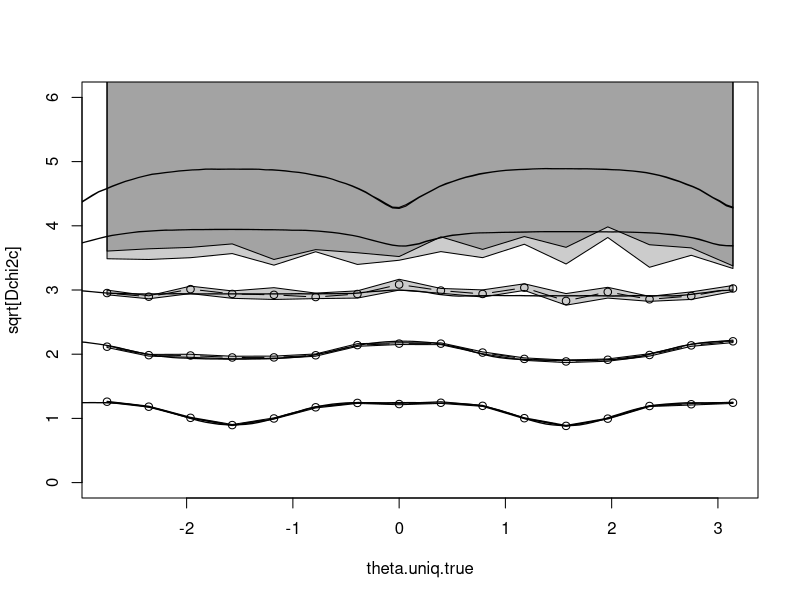
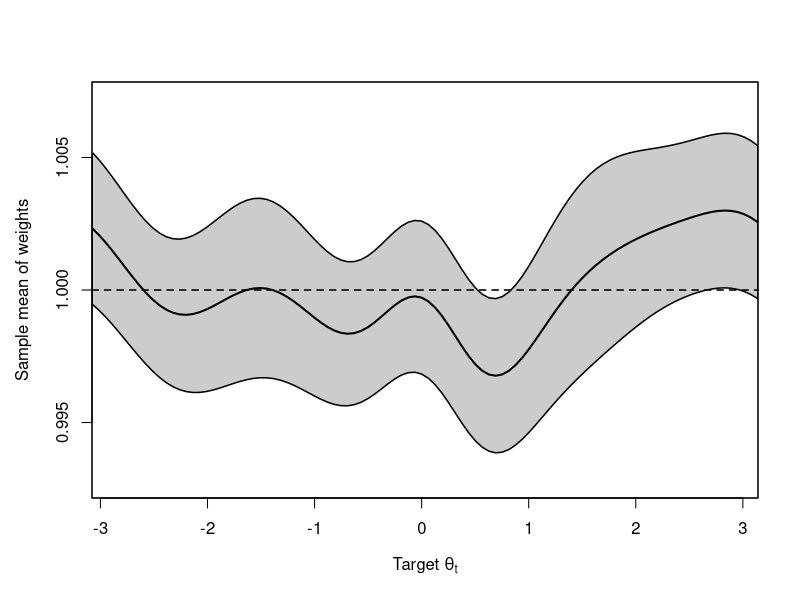
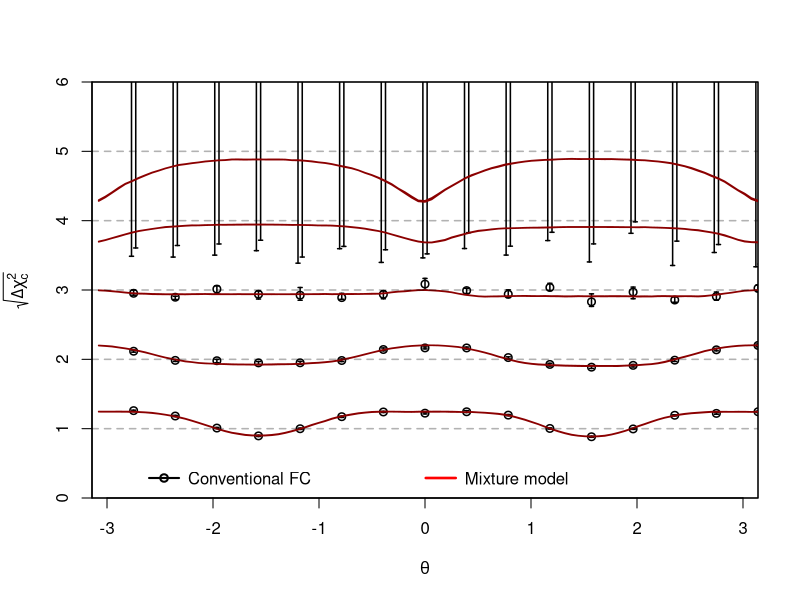
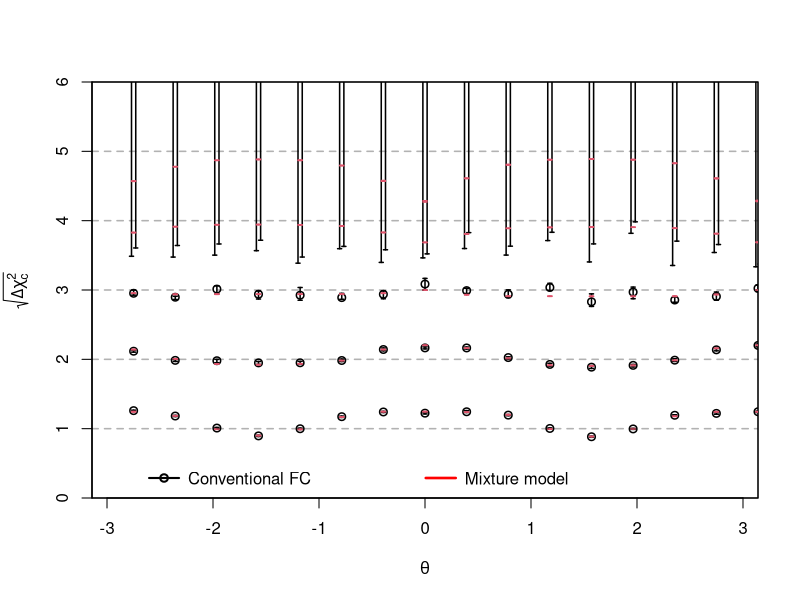
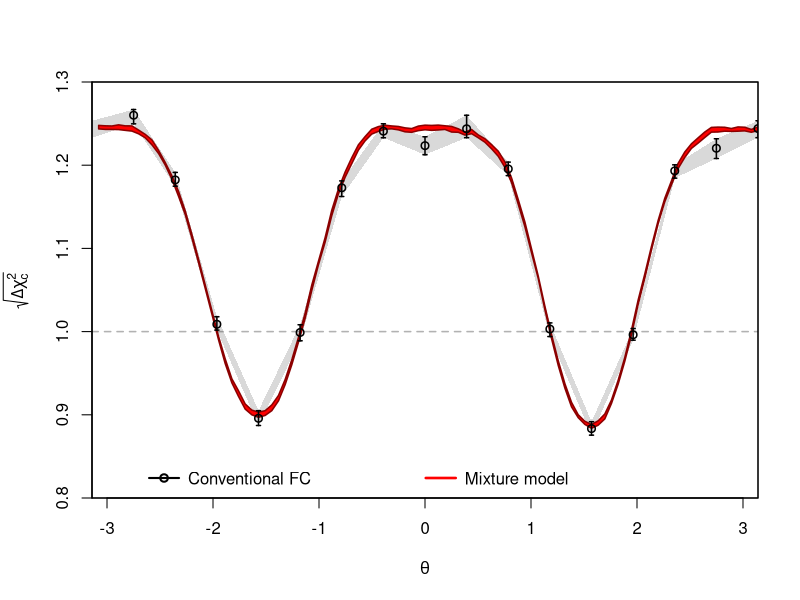
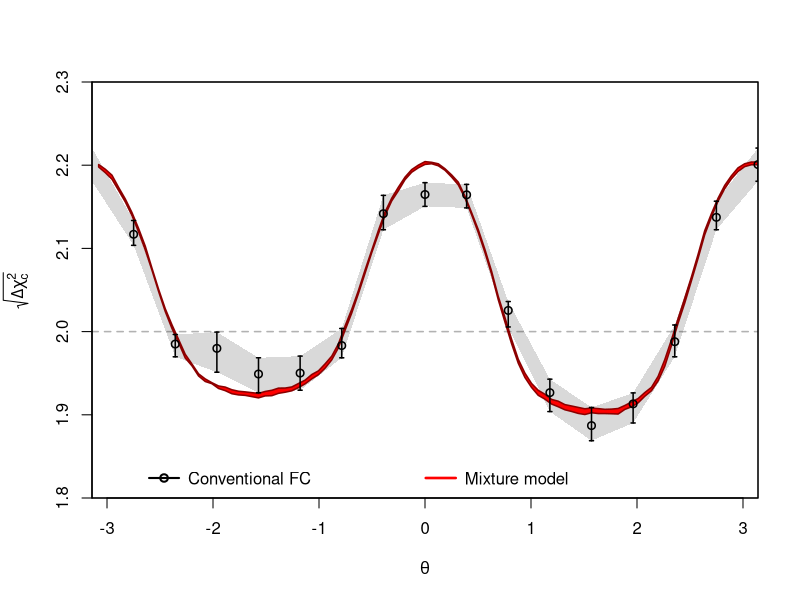
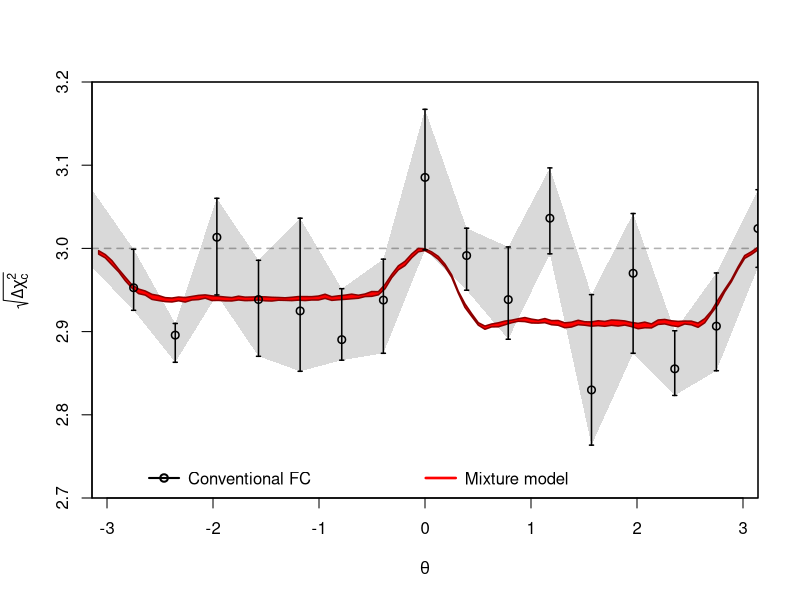
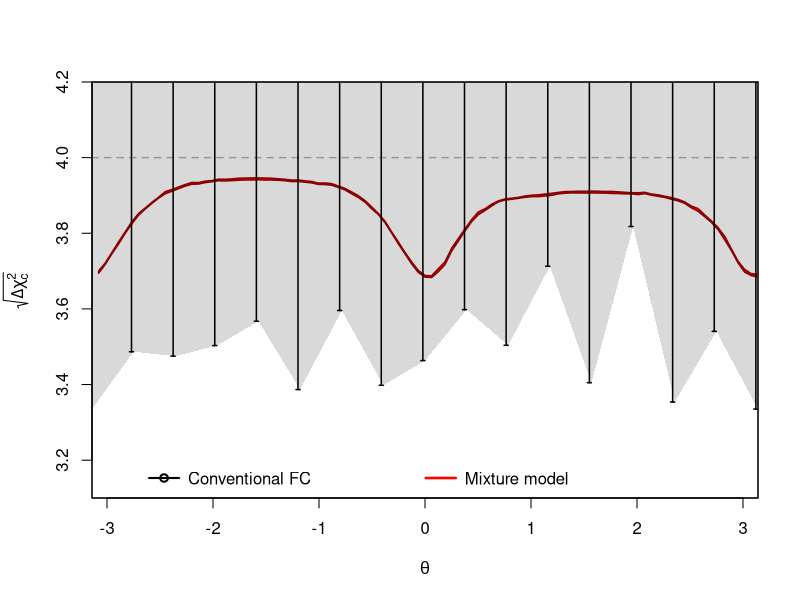

R code for these plots, in order:
set.seed(1387517)

Ntrue = 16
theta.uniq.true = seq(-pi,pi,length=Ntrue+1)[-1]

Ntoys.per.true = 10000
Ntoys = Ntrue*Ntoys.per.true
theta.true = array(theta.uniq.true, Ntoys) # [Ntoys] but can reshape to [Ntrue,Ntoys.per.true]

# needs adjustment
epsilon.plot = 0.3

setwd(sprintf("20220528-mixturepaper-expfamily_rsrc/20230311-01-T2K-%dtrue-%dtoys", Ntrue, Ntoys.per.true))

get.lambda = function(theta) {
  B = 10
  Ntheta = length(theta)
  b = rep(seq(B), Ntheta)
  theta = rep(theta, each=B)
  A = 40.
  J = -1/4
  f = 1.
  epsilon = (b - (B+1)/2.) / B
  P = 0.25 * (1. - epsilon*epsilon)
  return(array(A * P * (1 + J * sin(theta + f*epsilon)), c(B,Ntheta)))
}

# observations
Nnu = length(get.lambda(0.))

lambda.true = get.lambda(theta.true)
nu.toy = array(rpois(Nnu*Ntoys, lambda.true), c(Nnu,Ntoys))

# now compute the chi2 at each POI value
Nfit = 100
theta.fit = seq(-pi,pi,length=Nfit+1)[-1]
lambda.fit = array(get.lambda(theta.fit), c(Nnu,Nfit))

get.chi2.pertoy = function(nu.toy, lambda.toy) {
  # @param  nu.toy [Nnu,Ntoys]
  # @param  lambda.toy [Nnu,Ntoys]
  # @return [Ntoys]
  
  nobs = nu.toy
  npred = lambda.toy
  
  nll = colSums((npred - nobs) - ifelse(nobs > 0., nobs*(log(npred) - log(nobs)), 0.))
  2.*nll
}

get.chi2 = function(nu.toy, lambda.fit) {
  # @param  nu.toy [Nnu,Ntoys]
  # @param  lambda.fit [Nnu,Nfit]
  # @return [Nfit,Ntoys]
  
  t(apply(lambda.fit, 2, function(lambda.one.fit) {
    # dpois(nu.toy, lambda.one.fit %o% rep(1., Ntoys), log=TRUE)
    nobs = nu.toy
    npred = lambda.one.fit %o% rep(1., dim(nu.toy)[2])
    get.chi2.pertoy(nobs, npred)
  }))
}

chi2.fit.toy = get.chi2(nu.toy, lambda.fit) # [Nfit, Ntoys]
# sum(is.na(chi2.fit.toy))

theta.toy = apply(chi2.fit.toy, 2, function(chi2.fit.onetoy) {
  theta.fit[which.min(chi2.fit.onetoy)]
}) # [Ntoys]
chi2.toy.min = apply(chi2.fit.toy, 2, function(chi2.fit.onetoy) {
  min(chi2.fit.onetoy)
}) # [Ntoys]

chi2.toy.true = get.chi2.pertoy(nu.toy, lambda.true) # [Ntoy]
Dchi2.toy.true = chi2.toy.true - chi2.toy.min # [Ntoys]

# now reformat
# sanity check:
assertthat::are_equal(array(theta.true,c(Ntrue,Ntoys.per.true))[,1], theta.uniq.true)
# then
Dchi2.toy.true = array(Dchi2.toy.true,c(Ntrue,Ntoys.per.true))




# critical values and binomial CI for conventional FC

Nprob = 5
qprobs = pchisq((1:Nprob)^2,1)

qprobs.ci = sapply(qprobs, function(p) { binom.test(round(p*Ntoys.per.true), Ntoys.per.true, conf.leve=0.683)$conf.int }) # [Nci,Nprobs]

Dchi2c.max = 100.
Dchi2c = apply(Dchi2.toy.true, 1, function(Dchi2.per.true) {
  quantile(c(Dchi2.per.true,Dchi2c.max), qprobs)
}) # [Nprob,Ntrue]
Dchi2c.ci = apply(Dchi2.toy.true, 1, function(Dchi2.per.true) {
  quantile(c(Dchi2.per.true,Dchi2c.max), qprobs.ci)
}) # [Nci*Nprob,Ntrue]
Dchi2c.ci = array(Dchi2c.ci, c(2,Nprob,Ntrue))





# mixture FC

lambda.uniq.true = get.lambda(theta.uniq.true)

# sampling probability from each true value
chi2smpl.toy.mixt.alltrue = get.chi2(nu.toy, lambda.uniq.true) # [Ntrue,Ntoys]
chi2smpl.toy.mixt = apply(chi2smpl.toy.mixt.alltrue, 2, function(chi2.fit.onetoy) {
  -2.*log(mean(exp(-0.5*chi2.fit.onetoy)))
}) # [Ntoys]

# shorthands
chi2smpl.fit.toy = chi2.fit.toy
Dchi2.fit.toy = chi2.fit.toy - rep(1,Nfit) %o% chi2.toy.min

# weights
weight.mixt = exp(-0.5*t(t(chi2smpl.fit.toy) - chi2smpl.toy.mixt)) # [Nfit,Ntoys]

# critical values
Dchi2c.mixt.v3 = sapply(1:Nfit, function(ifit.trgt) {
  ord = order(Dchi2.fit.toy[ifit.trgt,], decreasing=TRUE)
  y.srt = Dchi2.fit.toy[ifit.trgt,][ord]
  w.srt = weight.mixt[ifit.trgt,][ord]
  c.srt = cumsum(w.srt) / length(ord)
  # plot(c.srt, type='l', log='y', ylim=c(1e-6,1))
  # plot(c.srt, y.srt, type='l', log='x', xlim=c(1e-6,1), ylim=c(0.,25.))
  
  approx(c.srt, y.srt, 1.-qprobs)$y
}) # [Nprob,Nfit.trgt]

Dchi2c.mixt = Dchi2c.mixt.v3


# bootstrap error estimate
Nboot = 10
Dchi2c.mixt.boot = sapply(1:Nboot, function(iboot) {
  itoy.boot = sample(1:Ntoys, Ntoys, replace=TRUE)
  sapply(1:Nfit, function(ifit.trgt) {
    ord = order(Dchi2.fit.toy[ifit.trgt,itoy.boot], decreasing=TRUE)
    y.srt = Dchi2.fit.toy[ifit.trgt,itoy.boot][ord]
    w.srt = weight.mixt[ifit.trgt,itoy.boot][ord]
    c.srt = cumsum(w.srt) / length(ord)
    # plot(c.srt, type='l', log='y', ylim=c(1e-6,1))
    # plot(c.srt, y.srt, type='l', log='x', xlim=c(1e-6,1), ylim=c(0.,25.))

    approx(c.srt, y.srt, 1.-qprobs)$y
  }) # [Nprob,Nfit.trgt]
}) # [Nprob*Nfit.trgt,Nboot]
# 70 sec
Dchi2c.mixt.boot = array(Dchi2c.mixt.boot, c(Nprob,Nfit,Nboot))

Dchi2c.mixt.boot.mean = apply(Dchi2c.mixt.boot, c(1,2), mean) # [Nprob,Nfit]
Dchi2c.mixt.boot.sd   = apply(Dchi2c.mixt.boot, c(1,2), sd  )

Dchi2c.mixt.ci = rbind(
  Dchi2c.mixt.boot.mean + Dchi2c.mixt.boot.sd,
  Dchi2c.mixt.boot.mean - Dchi2c.mixt.boot.sd
)
Dchi2c.mixt.ci = array(Dchi2c.mixt.ci, c(Nprob,2,Nfit))
Dchi2c.mixt.ci = aperm(Dchi2c.mixt.ci, c(2,1,3)) # [Nci,Nprob,Nfit]



##############
# Make plots #
##############

customPDF = function(file) {
  pdf(file=file, 5, 5, family="serif")
  par(lwd=1.5, mar=c(5.1, 4.1+0.5, 4.1, 2.1))
}

weight.mixt.mean = apply(weight.mixt,1,mean)
weight.mixt.sd   = apply(weight.mixt,1,sd)
weight.mixt.mean.se = weight.mixt.sd / sqrt(apply(weight.mixt,1,length))

# sanity check (should be about 1)
customPDF("sum-of-weights.pdf")
plot(theta.fit, weight.mixt.mean, ylim=1 + 2.*c(-1,1)*max(weight.mixt.mean.se), type='l', lwd=2, xaxs='i', xlab=expression("Target "*theta[t]), ylab='Sample mean of weights')
polygon(c(theta.fit,rev(theta.fit)), c(
  weight.mixt.mean + weight.mixt.mean.se,
  rev(
    weight.mixt.mean - weight.mixt.mean.se
  )
),col=rgb(0,0,0,0.2))
abline(h=1, lty=2)
dev.off()


# comparison with binomial CI as bands
plot(theta.uniq.true, theta.uniq.true, 'n', ylim=c(0.,6.), ylab='sqrt[Dchi2c]')
for (iprob in 1:Nprob) {
  polygon(c(theta.uniq.true,rev(theta.uniq.true)), c(sqrt(Dchi2c.ci[1,iprob,]),rev(sqrt(Dchi2c.ci[2,iprob,]))), col=rgb(0,0,0,0.2))
  lines(theta.uniq.true, sqrt(Dchi2c[iprob,]), type='b')
}
for (iprob in 1:Nprob) {
  polygon(c(theta.fit,rev(theta.fit)), c(sqrt(Dchi2c.mixt.ci[1,iprob,]),rev(sqrt(Dchi2c.mixt.ci[2,iprob,]))), col=rgb(1,0,0,0.2))
  # lines(theta.fit, sqrt(Dchi2c.mixt[iprob,]), type='b', col=2, pch=4)
}




# error bands (mixture) vs. error bars (conventional)
ifit.match.true = sapply(theta.uniq.true, function(t) { which.min(abs(theta.fit - t)) })
for (interpolateMixt in c(TRUE, FALSE)) {
  customPDF(sprintf("critical-bands%s.pdf", ifelse(interpolateMixt, "", "-nointerp")))
  plot(theta.uniq.true, theta.uniq.true, 'n', ylim=c(0.,6.), ylab=expression(sqrt(Delta*chi[c]^2)), xlab=expression(theta), xlim=c(-pi,pi), xaxs='i', yaxs='i')
  for (iprob in 1:Nprob) {
    # polygon(c(theta.uniq.true,rev(theta.uniq.true)), c(sqrt(Dchi2c.ci[1,iprob,]),rev(sqrt(Dchi2c.ci[2,iprob,]))), col=rgb(0,0,0,0.2))
    xoffset = 0
    if (iprob == 4) { xoffset = -0.02; }
    if (iprob == 5) { xoffset = +0.02; }
    arrows(
      x0=theta.uniq.true+xoffset,
      y0=sqrt(Dchi2c.ci[1,iprob,]),
      x1=theta.uniq.true+xoffset,
      y1=sqrt(Dchi2c.ci[2,iprob,]),
      length=0.02,
      code=3,
      angle=90
    )
    points(theta.uniq.true+xoffset, sqrt(Dchi2c[iprob,]))
  }
  for (iprob in 1:Nprob) {
    if (interpolateMixt) {
      polygon(c(theta.fit,rev(theta.fit)), c(sqrt(Dchi2c.mixt.ci[1,iprob,]),rev(sqrt(Dchi2c.mixt.ci[2,iprob,]))), col=rgb(1,0,0), border='darkred')
      # lines(theta.fit, sqrt(Dchi2c.mixt[iprob,]), type='b', col=2, pch=4)
    }
    else {
      arrows(
        x0=theta.uniq.true,
        y0=sqrt(Dchi2c.mixt.ci[1,iprob,ifit.match.true]),
        x1=theta.uniq.true,
        y1=sqrt(Dchi2c.mixt.ci[2,iprob,ifit.match.true]),
        length=0.02,
        code=3,
        angle=90,
        col=2,
        lwd=1.5
      )
    }
  }
  abline(h=sqrt(qchisq(qprobs,1)), lty=2, col=rgb(0,0,0,0.3))
  # legend('bottomleft', c('Conventional FC', 'Mixture model', 'Wilks'), lty=c(1,1,2), col=c("black","red",rgb(0,0,0,0.3)),pch=c(1,NA,NA), lwd=c(1,1.5,1), bty='n', inset=0.03, ncol=3)
  legend('bottom', c('Conventional FC', 'Mixture model'), lty=c(1,1), col=c("black","red"),pch=c(1,NA,NA), lwd=c(2,2.5), bty='n', ncol=2, x.intersp=0.6, text.width=2.2)
  dev.off()
}

# error bands (mixture) vs. error bars (conventional)
plot.crit.ylim.min = c(0.8, 1.8, 2.7, 3.1, 4.2)
plot.crit.ylim.max = c(1.3, 2.3, 3.2, 4.2, 5.2)
for (interpolateMixt in c(TRUE,FALSE)) {
  for (isig in seq(length(plot.crit.ylim.min))) {
    # zoom of 1 sigma critical values
    customPDF(sprintf("critical-bands%s-%dsig.pdf", ifelse(interpolateMixt, "", "-nointerp"), isig))
    plot(theta.uniq.true, theta.uniq.true, 'n', ylim=c(plot.crit.ylim.min[isig],plot.crit.ylim.max[isig]), ylab=expression(sqrt(Delta*chi[c]^2)), xlab=expression(theta), xlim=c(-pi,pi), xaxs='i', yaxs='i')
    abline(h=sqrt(qchisq(qprobs,1)), lty=2, col=rgb(0,0,0,0.3))
    for (iprob in isig) {
      polygon(
        c(
          c(theta.uniq.true-2*pi, theta.uniq.true),
          rev(c(theta.uniq.true-2*pi, theta.uniq.true))
        ),
        c(
          sqrt(rep(Dchi2c.ci[1,iprob,],2)),
          rev(sqrt(rep(Dchi2c.ci[2,iprob,],2)))
        ), col=rgb(0,0,0,0.15), border=FALSE)
   }
    for (iprob in isig) {
      if (interpolateMixt) {
        polygon(c(theta.fit,rev(theta.fit)), c(sqrt(Dchi2c.mixt.ci[1,iprob,]),rev(sqrt(Dchi2c.mixt.ci[2,iprob,]))), col=rgb(1,0,0), border='darkred')
        # lines(theta.fit, sqrt(Dchi2c.mixt[iprob,]), type='b', col=2, pch=4)
      }
      else {
        arrows(
          x0=theta.uniq.true,
          y0=sqrt(Dchi2c.mixt.ci[1,iprob,ifit.match.true]),
          x1=theta.uniq.true,
          y1=sqrt(Dchi2c.mixt.ci[2,iprob,ifit.match.true]),
          length=0.02,
          code=3,
          angle=90,
          col=2,
          lwd=1.5
        )
      }
    }
    for (iprob in isig) {
      # polygon(c(theta.uniq.true,rev(theta.uniq.true)), c(sqrt(Dchi2c.ci[1,iprob,]),rev(sqrt(Dchi2c.ci[2,iprob,]))), col=rgb(0,0,0,0.2))
      xoffset = 0
      if (iprob == 4) { xoffset = -0.02; }
      if (iprob == 5) { xoffset = +0.02; }
      arrows(
        x0=theta.uniq.true+xoffset,
        y0=sqrt(Dchi2c.ci[1,iprob,]),
        x1=theta.uniq.true+xoffset,
        y1=sqrt(Dchi2c.ci[2,iprob,]),
        length=0.02,
        code=3,
        angle=90
      )
      points(theta.uniq.true+xoffset, sqrt(Dchi2c[iprob,]))
    }
    # legend('bottomleft', c('Conventional FC', 'Mixture model', 'Wilks'), lty=c(1,1,2), col=c("black","red",rgb(0,0,0,0.3)),pch=c(1,NA,NA), lwd=c(1,1.5,1), bty='n', inset=0.03, ncol=3)
    legend('bottom', c('Conventional FC', 'Mixture model'), lty=c(1,1), col=c("black","red"),pch=c(1,NA,NA), lwd=c(2,2.5), bty='n', ncol=2, x.intersp=0.6, text.width=2.2)
    dev.off()
  }
}


# toy distribution
require(plotrix) # for weighted histogram
# require(Hmisc) # for binconf
# require(DescTools) # for BinomCI
# require(fastR2) # for wilson.ci

Dchi2.hist.bins = seq(0.,32.,len=100)
Dchi2.hist.bins.centers = (Dchi2.hist.bins[-1]+Dchi2.hist.bins[-length(Dchi2.hist.bins)])/2.

# the following two are -pi/2
itrue = 4
ifit.trgt = 25
theta.uniq.true[itrue]
theta.fit[ifit.trgt]
C.plot = 1.

Dchi2.hist.std = weighted.hist(
  pmax(pmin(c(Dchi2.toy.true[itrue,]),max(Dchi2.hist.bins)), 0.),
  breaks=Dchi2.hist.bins,
  plot=FALSE
)$counts
Dchi2.hist.std.nonneg = ifelse(Dchi2.hist.std > 0, Dchi2.hist.std, 1e-11)

Dchi2.hist.mixt.unweighted = weighted.hist(
  pmax(pmin(c(Dchi2.fit.toy[ifit.trgt,]),max(Dchi2.hist.bins)), 0.),
  breaks=Dchi2.hist.bins,
  plot=FALSE
)$counts
Dchi2.hist.mixt.unweighted.nonneg = ifelse(Dchi2.hist.mixt.unweighted > 0, Dchi2.hist.mixt.unweighted, 1e-11)

Dchi2.hist.mixt = weighted.hist(
  pmax(pmin(c(Dchi2.fit.toy[ifit.trgt,]),max(Dchi2.hist.bins)), 0.),
  weight.mixt[ifit.trgt,],
  breaks=Dchi2.hist.bins,
  plot=FALSE
)$counts/Ntrue
Dchi2.hist.mixt.w2 = weighted.hist(
  pmax(pmin(c(Dchi2.fit.toy[ifit.trgt,]),max(Dchi2.hist.bins)), 0.),
  weight.mixt[ifit.trgt,]^2,
  breaks=Dchi2.hist.bins,
  plot=FALSE
)$counts/Ntrue^2
Dchi2.hist.mixt.nonneg    = ifelse(Dchi2.hist.mixt > 0, Dchi2.hist.mixt, 1e-11)
Dchi2.hist.mixt.w2.nonneg = ifelse(Dchi2.hist.mixt > 0, Dchi2.hist.mixt.w2, 1e-11)
Dchi2.hist.mixt.se = sqrt(Dchi2.hist.mixt.w2.nonneg)

histWithoutErrorBars = function(bins, n, col=1, lty=1) {
  # bins will have one more entry than n
  lines(bins, c(n,1e-11), type='s', col=col, lty=lty)
}
histWithBinomErrorBars = function(binCenters, n, col=1, showZeros=FALSE) {
  # ci = binconf(n, sum(n), alpha=1-pchisq(1^2,1), "wilson")
  # ci = BinomCI(n, sum(n), conf.level = pchisq(1^2,1), method = "wilson")
  ci = sapply(n, function(x) { binom.test(x, sum(n), pchisq(1^2,1))$conf.int*sum(n) }) # clopper-pearson
  arrows(
    x0=binCenters[showZeros | n>0],
    y0=pmax(ci[1,],1e-11)[showZeros | n>0],
    x1=binCenters[showZeros | n>0],
    y1=ci[2,][showZeros | n>0],
    length=0.,
    code=3,
    angle=90,
    col=col
  )
  hollowCircle = 1
  solidCircle = 20
  points(binCenters, n, col=col, pch=solidCircle)
}
histWithErrorBands = function(bins, w, w2, col=1, border=1) {
  # bins will have one more entry than w and w2
  se = sqrt(w2)
  polygon(
    c(rep(bins,each=2)[-1],rev(rep(bins,each=2)[-1])),
    c(rep(w+se,each=2),1e-11,1e-11,rev(rep(w-se,each=2))),
    col=col,
    border=border
  )
}

# plot
for (withMixture in c(FALSE, TRUE)) {
  customPDF(sprintf("toys-std%d-mixture%d%s.pdf", itrue, ifit.trgt, ifelse(withMixture, "", "-nomix")))
  plot( Dchi2.hist.bins, pmax(Dchi2.hist.bins,1e-11), type='n', col=2, xaxs='i', log='y', ylim=range(subset(data.frame(v=c(Dchi2.hist.mixt,Dchi2.hist.std,Dchi2.hist.mixt.unweighted)), v>0)$v), ylab='Number of pseudo-experiments', xlab=expression(Delta*chi[t]^2), xlim=c(0,25))
  
  for (iprob in 1:Nprob) {
    abline(v=Dchi2c.mixt[iprob,ifit.trgt], col='gray', lty=2)
  }
  
  histWithBinomErrorBars(Dchi2.hist.bins.centers, Dchi2.hist.std, col=1, showZeros=TRUE)
  histWithBinomErrorBars(Dchi2.hist.bins.centers, Dchi2.hist.mixt.unweighted, col=4, showZeros=TRUE)
  
  # histWithoutErrorBars(Dchi2.hist.bins, Dchi2.hist.mixt, col=2)
  if (withMixture) {
    histWithErrorBands(Dchi2.hist.bins, Dchi2.hist.mixt.nonneg, Dchi2.hist.mixt.w2.nonneg, col=rgb(1,0,0,0.5), border=2)
  }
  # lines(Dchi2.hist.bins.centers, Dchi2.hist.mixt+Dchi2.hist.mixt.se, type='s', col=5)
  # lines(Dchi2.hist.bins.centers, Dchi2.hist.mixt-Dchi2.hist.mixt.se, type='s', col=5)
  
  histWithoutErrorBars(Dchi2.hist.bins, Dchi2.hist.mixt.nonneg * (C.plot + exp(+0.5*Dchi2.hist.bins.centers-0.5*epsilon.plot)), col=3)
  # histWithoutErrorBars(Dchi2.hist.bins, Dchi2.hist.std.nonneg, col=1)
  # histWithoutErrorBars(Dchi2.hist.bins, Dchi2.hist.mixt.unweighted.nonneg, col=4)
  
  leg.items = c('Conventional FC','Weighted mixture','Unweighted mixture','Theoretical lower limit')
  leg.col = c(1,2,4,3)
  if (!withMixture) {
    leg.items = leg.items[-2]
    leg.col = leg.col[-2]
  }
  legend('bottomleft', leg.items,lty=1,col=leg.col,bg="white")
  dev.off()
}


# plot of estimated errors on critical values
Pmixt = Dchi2.hist.mixt.nonneg / Ntoys.per.true
Dchi2max.plot = rev(Dchi2.hist.bins)[1]
Pmax = rev(Pmixt)[1] # technically not exact but should do

y.plot = Dchi2.hist.bins.centers
ymax.plot = pmax(y.plot,Dchi2max.plot)
A.plot = 1/(C.plot + exp(0.5*(y.plot - epsilon.plot)))
B.plot = 1/(C.plot+1) - A.plot
S.plot = Ntrue
gamma.plot = (A.plot + B.plot*Pmax/Pmixt - 1/S.plot*Pmixt) / (1 - Pmixt)

dPconv = sqrt((1.-Pmixt)/Pmixt/sum(Dchi2.hist.std))
dPmixt.upper = dPconv * sqrt(gamma.plot)

customPDF(sprintf("relerr-std%d-mixture%d.pdf", itrue, ifit.trgt))
plot(Dchi2.hist.bins.centers, Dchi2.hist.bins.centers, 'n', col=1, ylim=c(1e-2,0.2), log='y', ylab="Estimated relative error on CDF estimate", xlab=expression(Delta*chi[t]^2), xaxs='i', xlim=c(0,25))
# lines(Dchi2.hist.bins.centers, 1 / sqrt(Dchi2.hist.std), 'l', col=1, lty=1)
lines(Dchi2.hist.bins.centers, dPconv, 'l', col=1, lty=1)
lines(Dchi2.hist.bins.centers, dPmixt.upper, 'l', col=4, lty=2)
# lines(Dchi2.hist.bins.centers, dPmixt.upper/sqrt(Ntrue), 'l', col=3, lty=3) # as a check for why the error is much smaller than the upper bound
lines(Dchi2.hist.bins.centers, Dchi2.hist.mixt.se / Dchi2.hist.mixt.nonneg, 'l', col=2)
# 
# legend('bottomright', c('Conventional FC (std.err.)','Binomial','Mixture FC (bootstrap)',expression('Upper bound on '*gamma)),lty=c(1,2,1,2),col=c(1,1,2,4),bty="n")
legend('bottomright', c('Conventional FC','Mixture FC (bootstrap)',expression('Upper bound on '*gamma)),lty=c(1,1,2),col=c(1,2,4),bty="n")
dev.off()




# toys at various theta
for (withMixture in c(FALSE, TRUE)) {
  customPDF(sprintf("toys-fewtrue%s.pdf", ifelse(withMixture, "", "-nomix")))
  plot( Dchi2.hist.bins, 0.*Dchi2.hist.bins, type='n', col=2, xaxs='i', log='y', yaxs='i', ylim=c(0.8,1e5), ylab='Number of pseudo-experiments', xlab=expression(Delta*chi[t]^2), xlim=c(0,25))

  for (iprob in 1:Nprob) {
    abline(v=Dchi2c.mixt[iprob,ifit.trgt], col='gray', lty=2)
  }

  df.pts.name =  c(expression("Sampling "*theta*" = "*-pi*"/2 (target)"), expression("Sampling "*theta*" = 0"), expression("Sampling "*theta*" = "*+pi*"/2"), bquote("Mixture of "*.(sprintf("%s", Ntrue))*" "*theta*"-values"))
  df.pts = data.frame(
    col = c(1,2,3,4),
    itrue = c( Ntrue%/%4, Ntrue %/% 2, 3*Ntrue%/%4, -1)
  )
  
  if (!withMixture) {
    df.pts = df.pts[-length(df.pts.name),]
    df.pts.name = df.pts.name[-length(df.pts.name)]
  }

  for (ipt in seq(df.pts$col)) {
    itrue = df.pts$itrue[ipt]
    ifit.trgt = 25 # always -pi/2

    d = Dchi2.fit.toy[ifit.trgt,]
    if (itrue > 0) {
      d = array(d, c(Ntrue,Ntoys.per.true))[itrue,]
    }
    Dchi2.hist.mixt.unweighted = weighted.hist(
      pmax(pmin(c(d),max(Dchi2.hist.bins)), 0.),
      breaks=Dchi2.hist.bins,
      plot=FALSE
    )$counts
    Dchi2.hist.mixt.unweighted.nonneg = ifelse(Dchi2.hist.mixt.unweighted > 0, Dchi2.hist.mixt.unweighted, 1e-11)

    # lines(Dchi2.hist.bins.centers, Dchi2.hist.mixt.unweighted.nonneg , type='s', col=df.pts$col[ipt])
    # histWithoutErrorBars(Dchi2.hist.bins, Dchi2.hist.mixt.unweighted.nonneg, col=df.pts$col[ipt])
    histWithBinomErrorBars(Dchi2.hist.bins.centers, Dchi2.hist.mixt.unweighted, col=df.pts$col[ipt])
  }
  legend('topright', legend=df.pts.name, lty=1, col=df.pts$col, bg="white")
  dev.off()
}

# epsilon
chi2.toy.mingrid = apply(chi2smpl.toy.mixt.alltrue, 2, function(chi2.fit.onetoy) {
  min(chi2.fit.onetoy)
}) # [Ntoys]

# the following two are -pi/2
ifit.trgt = 25
theta.fit[ifit.trgt]

customPDF(sprintf("epsilon.pdf", itrue, ifit.trgt))
plot(
  Dchi2.fit.toy[ifit.trgt,1:10000],
  (chi2.toy.mingrid - chi2.toy.min)[1:10000],
  pch='.',
  xaxs='i',
  yaxs='i',
  ylim=c(0.,1.1*epsilon.plot),
  col=2,
  xlab=expression(Delta*chi[t]^2),
  ylab=expression(Delta*chi^2*(hat(theta)[S]))
)
abline(h=epsilon.plot, lty=2)
dev.off()




# the following two are -pi/2
itrue = 4
ifit.trgt = 25
theta.uniq.true[itrue]
theta.fit[ifit.trgt]

Dchi2.plot = seq(0., 40., len=400)
wL.plot = exp(-0.5*Dchi2.plot)
wU.plot = Nnu * exp(-0.5*(Dchi2.plot - epsilon.plot))

customPDF(sprintf("weights.pdf", itrue, ifit.trgt))
plot(
  Dchi2.fit.toy[ifit.trgt,1:10000],
  weight.mixt[ifit.trgt,1:10000],
  pch='.',
  log='y',
  xaxs='i',
  col=2,
  xlab=expression(Delta*chi[t]^2),
  ylab='Pseudo-experiment weight',
  xlim=range(Dchi2.plot)
)
# abline(h=1, lty=3)
points(
  Dchi2.toy.true[itrue,],
  1 + 0*Dchi2.toy.true[itrue,],
  pch='.'
)
lines(Dchi2.plot, wL.plot, lty=2, col=4)
lines(Dchi2.plot, wU.plot, lty=2, col=4)
legend('bottomleft', c('Conventional Feldman-Cousins','Mixture Feldman-Cousins','Theoretical bounds'), col=c(1,2,4), lty=c(1,1,2), bty='n')
dev.off()



# Plot upper bound on gamma

setwd(sprintf("/Users/lukasb/Documents/Uni/v-Research/p-theta/20220528-mixturepaper-expfamily_rsrc/20230320-02-generic"))

customPDF = function(file) {
  pdf(file=file, 5, 5, family="serif")
  par(lwd=1.5, mar=c(5.1, 4.1+0.5, 4.1, 2.1))
}

customPDF("gamma.pdf")
Dchi2max = 35
y = seq(0,40,len=400)
ymax = pmax(y,Dchi2max)
k = 1
P = 1.-pchisq(y,k)
Pmax = 1.-pchisq(ymax,k)

C = 1
epsilon = 1
A = 1/(C + exp(0.5*(y - epsilon)))
B = 1/(C+1) - A
S = 10
gamma = (A + B*Pmax/P - 1/S*P) / (1 - P)
plot(y, A/(1-P), 'l', log='y', col=2, ylab=expression('Upper bound on '*gamma),
ylim=c(0.5e-4,3*S), xaxs='i', yaxs='i', yaxt="n") # , xaxt="n")
lines(y, B*Pmax/P/(1-P), col=3)
lines(y, gamma, col=1)
abline(h=1, lty=3)
axis(2, at=c(1,1e-2,1e-4), labels=c(expression(1), expression(10^-2), expression(10^-4)), las=1)
axis(1, at=c(epsilon, Dchi2max), labels=c(expression(epsilon), expression(Delta*chi[max]^2)), col.axis=4, col=4)
abline(v=c(epsilon,Dchi2max), lty=2, col=4)
legend("top", c("Total", expression(y <= Y(x)*" < "*Delta*chi[max]^2), expression(Y(x) >= Delta*chi[max]^2)), lty=1, col=1:3, bty="n")
box()
dev.off()


# Plot relative error on estimated CDF

customPDF("variance.pdf")
nexp = 10000
varCDFconv = 1/nexp*P*(1-P)
varCDFmix  = varCDFconv*gamma

plot(y, sqrt(varCDFconv)/P, 'l', log='y', col=2, ylab=expression('Relative error on estimated CDF'), xaxs='i', yaxs='i', yaxt="n")
lines(y, sqrt(varCDFmix)/P, col=3)
axis(2, at=c(1e-2,1e-1,1,1e1,1e2), labels=c(expression(10^-2), expression(10^-1), 1, 10, 100), las=1)
axis(1, at=c(epsilon, Dchi2max), labels=c(expression(epsilon), expression(Delta*chi[max]^2)), col.axis=4, col=4)
abline(h=0.1, lty=3)
abline(v=c(epsilon,Dchi2max), lty=2, col=4)
legend("top", c("Conventional FC", "Mixture FC (upper bound)"), lty=1, col=2:3, bty="n")
box()
dev.off()



# Plot expected number of events for different values of dCP #

customPDF("lambda.pdf")
plot(seq(Nnu+1), type='n', xaxs='i', yaxs='i', ylim=c(0,14), xlab="Bin index", ylab="Predicted events per bin")
histWithoutErrorBars(seq(0,Nnu)+1, get.lambda(-pi/2), col=3, lty=6)
histWithoutErrorBars(seq(0,Nnu)+1, get.lambda(0)    , col=1, lty=1)
histWithoutErrorBars(seq(0,Nnu)+1, get.lambda(+pi/2), col=4, lty=4)
histWithoutErrorBars(seq(0,Nnu)+1, get.lambda(pi)   , col=2, lty=5)
legend("bottomleft", c(expression(delta[CP] == -pi/2),
                   expression(delta[CP] ==  0),
                   expression(delta[CP] == +pi/2),
                   expression(delta[CP] ==  pi)), col=c(3,1,4,2), lty=c(6,1,4,5), bty="n")
box()
dev.off()
